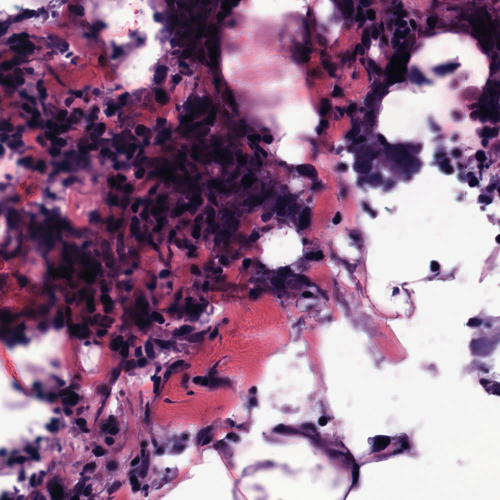
#> input picture Imaging_Project_1/19_15_1.jpeg, 1000 x 1000 px (shown at 1/2 size); its folder holds 3 pictures in this run
$ jupyter execute --allow-errors counting-cells.ipynb   (Python 2 division)
#> lines starting #> are read from the running program, lines starting #| are printed output that depends on the picture
# Project -1 : Counting Cells by finding area of higher tensity color

### Installing required packages

[cell 1]
#!/usr/local/opt/python/bin/python2.7 -m pip install Pillow

[cell 2]
#!pip2 install tqdm

[cell 3]
#!pip3 install scikit-image

[cell 4]
#!pip3 install scikit-learn

[cell 5]
#!pip3 install scipy

[cell 6]
#import sys
#print(sys.executable)

[cell 7]
#!brew install openslide
#!/usr/local/opt/python/bin/python2.7 -m pip install openslide-python

## Configuration file

[cell 8]
import os

# directory of the config file
CURRENT_DIR = os.path.realpath('.')

DEFAULT_FILENAME = 'slide'

IMAGE_FOLDER_PATH = CURRENT_DIR+"/input"

OUTPUT_FOLDER_PATH = CURRENT_DIR+"/output"

IMG_FORMAT = 'jpeg'

TILE_SIZE = 1000

OVERLAP = 0

LIMIT_BOUNDS = True

QUALITY = 100

NUM_WORKERS = 12

ONLY_LAST = True

SAVE_REJECTED = False

DONT_REJECT = True

# increase this to reject more
REJECT_THRESHOLD = 200

ROTATE = False

MAX_WHITE_SIZE = (TILE_SIZE*TILE_SIZE)/2

def ver_print(string, value):
    print(string + " {0}".format(value))

## Preprocessing and tilling

[cell 9]
import glob
import os
from tqdm import tqdm
import PIL
import cv2
from PIL import Image
from tiler import WholeSlideTiler

def main():
    files = glob.glob(IMAGE_FOLDER_PATH + '/*.svs')
    for slidepath in tqdm(files):
        basename = os.path.splitext(os.path.basename(slidepath))[0]
        basepath = os.path.join(OUTPUT_FOLDER_PATH, basename)
        WholeSlideTiler(slidepath, basepath, IMG_FORMAT, TILE_SIZE, OVERLAP, LIMIT_BOUNDS, ROTATE,
                        QUALITY, NUM_WORKERS, ONLY_LAST).run()


if __name__ == '__main__':
    main()

## Normalizing

[cell 10]
from __future__ import division

import glob

import cv2
import numpy as np
from tqdm import tqdm
from PIL import Image
from numpy import random
import os


def safe_ln(x, minval=0.0000000001):
    return np.log(x.clip(min=minval))


# [55 lines left out: function normalize_staining, not called in this run]

## Selecting random 10 tiles for Normalization

[cell 11]
def main():

    list_img = glob.glob(glob.glob("output/*/")[0]+"slide/18/*.jpeg")
    for filename in random.choice(list_img,10):
        fileout = os.path.splitext(filename)[0]+"_normal.jpeg"
        img = cv2.imread(filename)
        img = img.astype(np.float64)

        img = normalize_staining(img)

        cv2.imwrite(fileout, img)
        img_show = Image.open(fileout)
        img_show.show()

#> (the rest of this cell did not finish here and is left out)

# Finding the main colors in tiles

## Loading and Resizing tiles

[cell 12]
# Load the image
from skimage import io, color
import cv2
import numpy as np

image = cv2.imread("19_15_1.jpeg")
#> image is the input picture: shape (1000, 1000, 3); mean B, G, R 140.7, 110.7, 147.4
#convert color space from RGB to LAB
image = cv2.cvtColor(image, cv2.COLOR_RGB2LAB)
#> image: shape (1000, 1000, 3); mean of channels 0, 1, 2 126.4, 148, 112.8

# Resize it
h, w, _ = image.shape
#> h = 1000; w = 1000
w_new = int(100 * w / max(w, h) )
#> w_new = 100
h_new = int(100 * h / max(w, h) )
#> h_new = 100

image = cv2.resize(image, (w_new, h_new));
#> image: shape (100, 100, 3); mean of channels 0, 1, 2 126.4, 148.1, 112.9

# This line is to set L values to 0 and keep A and B
image[:,:,0]= 0
#> image: shape (100, 100, 3); mean of channels 0, 1, 2 0, 148.1, 112.9
# [6 lines of commented-out code are left out]

## Step 1: Clustering colours with K-Means

[cell 13]
from sklearn.cluster import KMeans

# Reshape the image to be a list of pixels
image_array = image.reshape((image.shape[0] * image.shape[1], 3))

# Clusters the pixels
clt = KMeans(n_clusters = 3)
clt.fit(image_array)

## Step 2: Sort clusters by size

[cell 14]
# By Adrian Rosebrock
import numpy as np
import cv2

def centroid_histogram(clt):
 # grab the number of different clusters and create a histogram
 # based on the number of pixels assigned to each cluster
 numLabels = np.arange(0, len(np.unique(clt.labels_)) + 1)
 (hist, _) = np.histogram(clt.labels_, bins = numLabels)

 # normalize the histogram, such that it sums to one
 hist = hist.astype("float")
 hist /= hist.sum()

 # return the histogram
 return hist

print(clt.fit)
print(clt.cluster_centers_)
# Finds how many pixels are in each cluster
hist = centroid_histogram(clt)

print(hist)

# Sort the clusters according to how many pixel they have
zipped = zip (hist, clt.cluster_centers_)
hist, clt.cluster_centers = zip(*zipped)

## Step 3: Clustering evaluation

[cell 15]
from sklearn import metrics
from sklearn.metrics import silhouette_samples, silhouette_score

bestSilhouette = -1
bestClusters = 0;

for clusters in range(2, 6):
	# Cluster colours
	clt = KMeans(n_clusters = clusters)
	clt.fit(image_array)

	# Validate clustering result
	silhouette = metrics.silhouette_score(image_array, clt.labels_, metric='euclidean')

	# Find the best one
	if silhouette > bestSilhouette:
		bestSilhouette = silhouette;
		bestClusters = clusters;
#> this loop made 4 passes
#> (silhouette, bestSilhouette) on passes 1 to 2: (0.531, 0.531), (0.532, 0.532)
#> silhouette on passes 3 to 4: 0.521, 0.496
#> after the loop, bestClusters = 3; bestSilhouette = 0.532

print(bestClusters)
#| 3

## Counting colors

[cell 16]
from PIL import Image , ImageStat


im = Image.open("112_16_1.jpeg").convert('L')
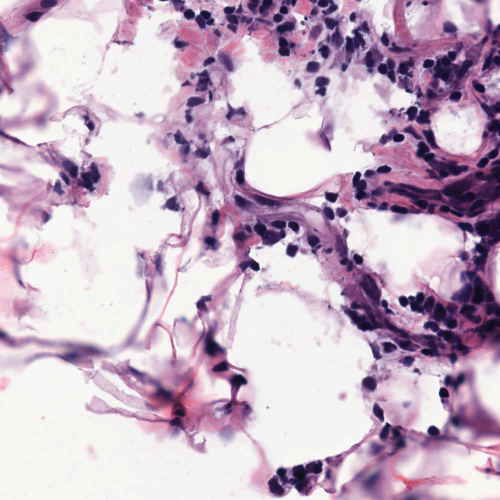
#> input picture Imaging_Project_1/112_16_1.jpeg, 1000 x 1000 px (shown at 1/2 size)
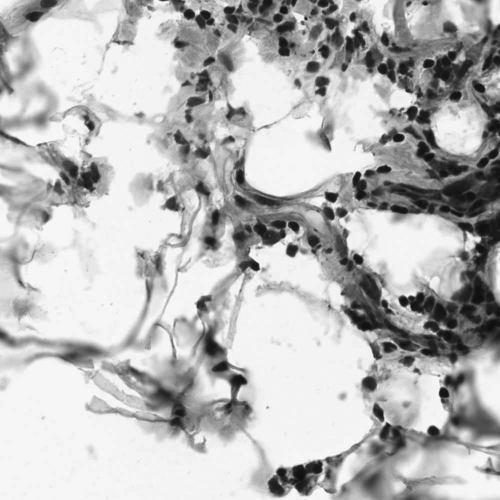
#> im: PIL image 1000x1000 L (shown at 1/2 size); min 8, max 254, mean 184.8
stat = ImageStat.Stat(im)
print "Read RMS brightness of image: "
print stat.extrema
#| [(8, 254)]
print stat.count
#| [1000000]
print stat.sum
#| [184823635.0]


black = 0
red = 0

for pixel in im.getdata():
    if pixel == (0, 0, 0): # if your image is RGB (if RGBA, (0, 0, 0, 255) or so
        black += 1
    else:
        red += 1
#> this loop made 1000000 passes
#> pixel on passes 1 to 12: 246, 246, 246, 246, 246, 246, 246, 246, 244, 244, 244, 244
#> after the loop, black = 0; red = 1000000
print('black=' + str(black)+', red='+str(red))
#| black=0, red=1000000
